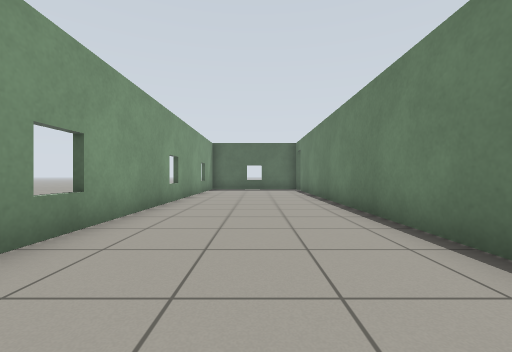
View 1 (above)

14 first-person views from a walk through a world built for the Gazebo simulator. The camera is 0.72 m above the floor, looks level and sees 90° across. The floor is counted in squares, 1 m on a side. Each view is taken from the middle of a square. On the plan, view 1 faces up. The plan holds only what a view shows up to about 9 squares ahead; the rest is blank.

View 2
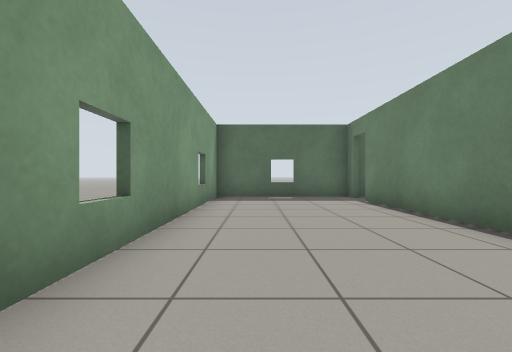

View 3
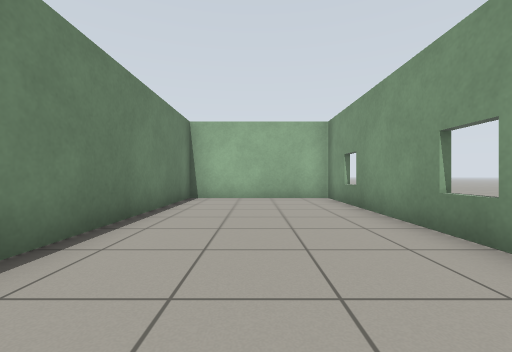

View 4
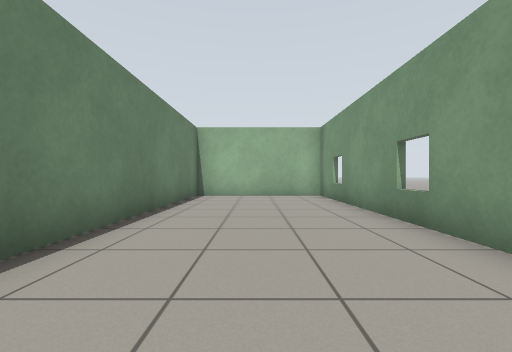

View 5
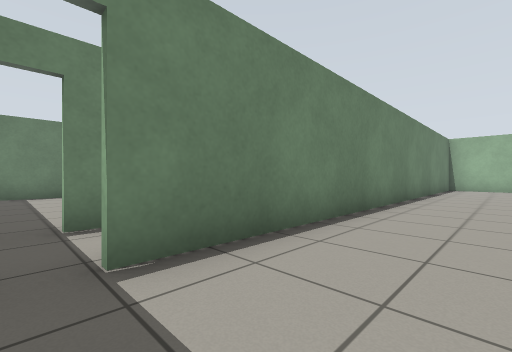

View 6
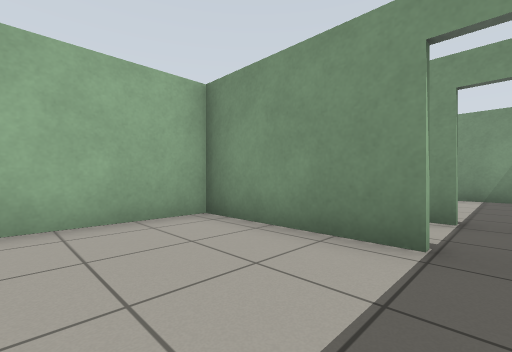

View 7
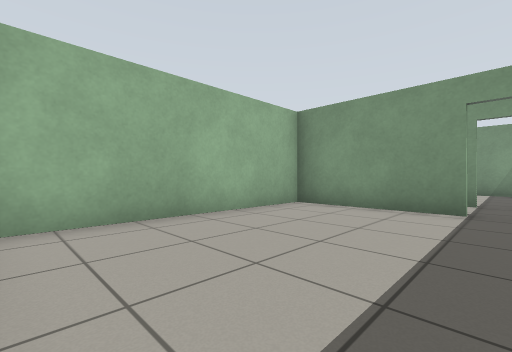

View 8
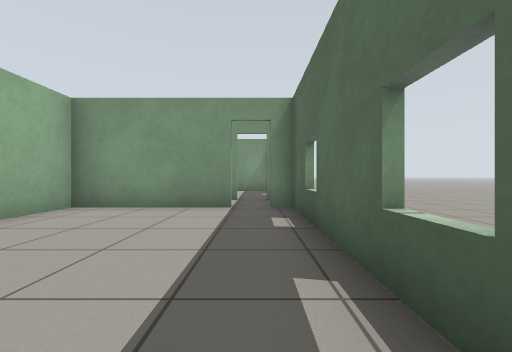

View 9
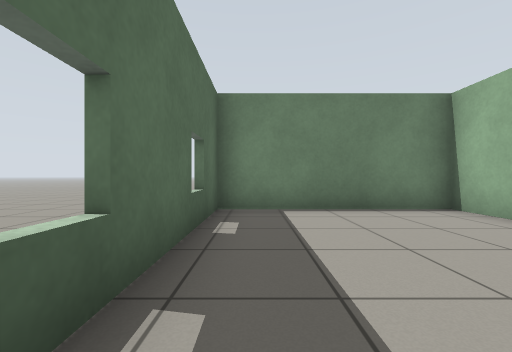

View 10
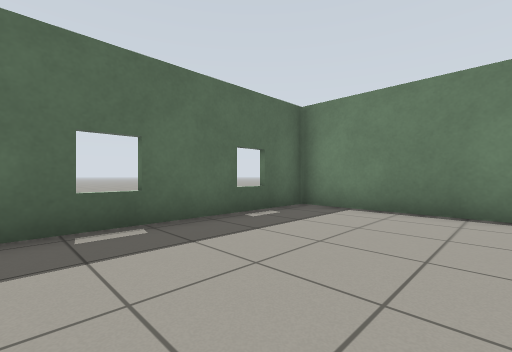

View 11
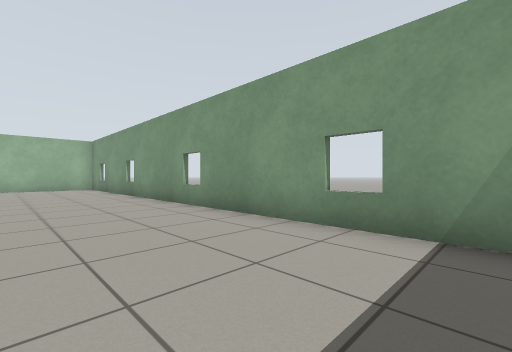

View 12
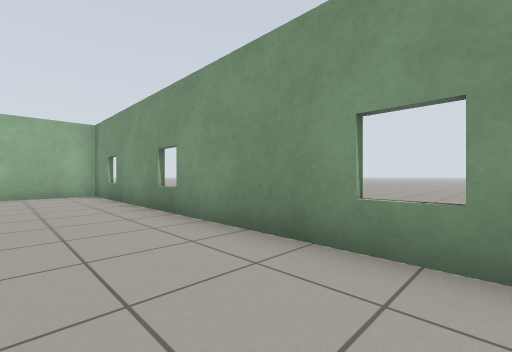

View 13
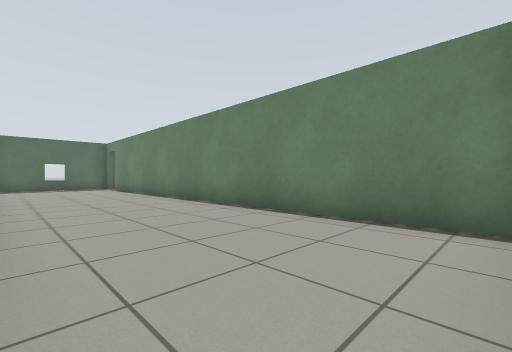

View 14
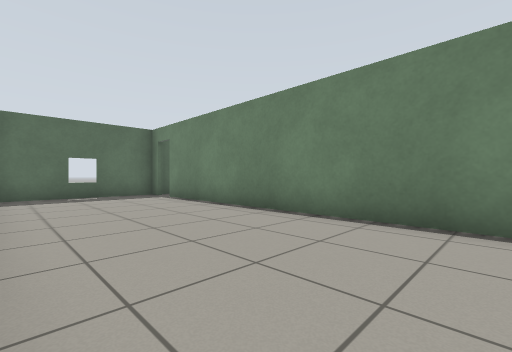

### Floor plan
Points are (right, up) in squares from view 1. A wall is a line through its corners. A room is listed if a view was taken in it or the views show most of it. See-through windows are left out.
Room 1 (views 1, 2, 3, 4, 5, 11, 12, 13, 14)
walls: (2.2, 13.2) (2.2, 13.8) (-2.4, 13.8) (-2.4, -2.4) (2.2, -2.4) (2.2, 12.5)
ways out: open door at (2, 13)
Room 2 (views 6, 7, 8, 9, 10)
walls: (4.2, 12.5) (4.2, 8.8) (10.5, 8.8) (10.5, 13.8) (4.2, 13.8) (4.2, 13.2)
ways out: open door at (4, 13)

Positions as (right, up) in squares from view 1, and headings:
1: (0, 0), facing up
2: (-1, 5), facing up
3: (0, 6), facing down
4: (0, 7), facing down
5: (0, 13), facing down-right
6: (7, 13), facing down-left
7: (10, 13), facing down-left
8: (10, 13), facing left
9: (5, 13), facing right
10: (5, 10), facing up-right
11: (1, 13), facing down-left
12: (0, 8), facing down-left
13: (-2, -2), facing up-right
14: (-2, 4), facing up-right
